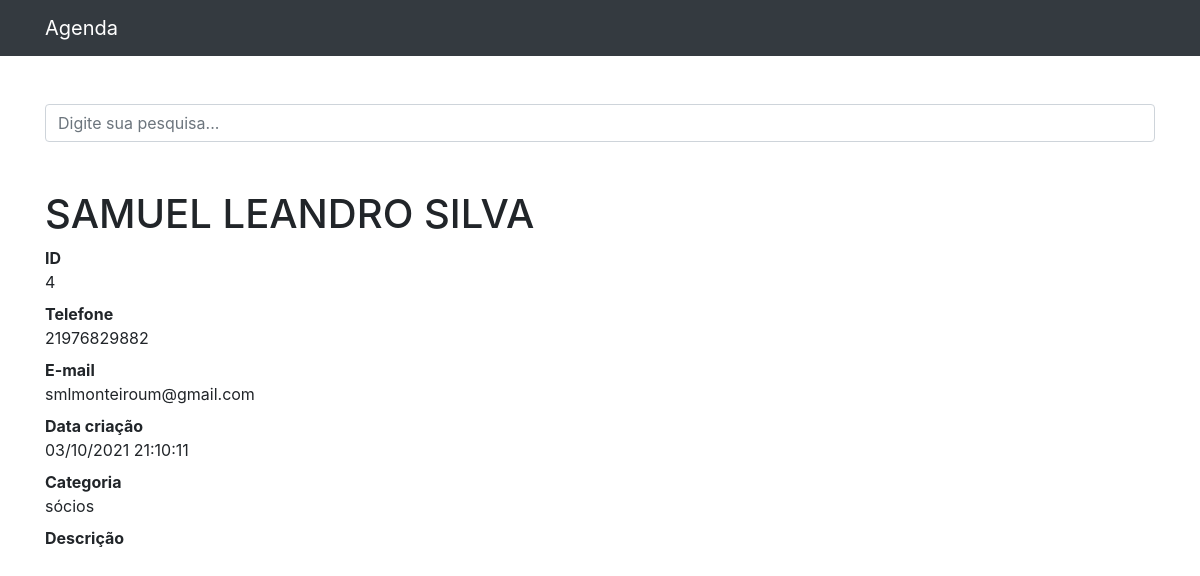
/4, run on the app's committed database.
### contatos/models.py (models this page shows, shortened)
class Contato (models.Model):
    nome = models.CharField(max_length=150)
    sobrenome = models.CharField(max_length=255, blank=True)
    telefone = models.CharField(max_length=255)
    email = models.CharField(max_length=255, blank=True)
    data_criacao = models.DateTimeField(default=timezone.now)
    descricao = models.TextField(blank=True)
    categoria = models.ForeignKey(Categoria, on_delete= DO_NOTHING)
    mostrar = models.BooleanField(default=True)

class Categoria (models.Model):
    nome = models.CharField(max_length=150)
    def __str__(self):
        return self.nome

### contatos/views.py (the view)
# urls.py: path('<int:contato_id>', views.ver_contato,  name='ver_contato'),
def ver_contato(request, contato_id):
	contato = get_object_or_404(Contato, id=contato_id)
	if not contato.mostrar:
		raise Http404()
	return render(request, 'contatos/ver_contato.html',{
		'contato': contato
	})

### contatos/templates/contatos/ver_contato.html (shortened to what this page needs)
{% extends 'base.html' %}
{% block conteudo %}
<h1 class="mt-5">{{ contato.nome }} {{ contato.sobrenome }}</h1>
<dl>
  <dt>ID</dt>
  <dd>{{ contato.id }}</dd>
  <dt>Telefone</dt>
  <dd>{{ contato.telefone }}</dd>
  <dt>E-mail</dt>
  <dd>{{ contato.email }}</dd>
  <dt>Data criação</dt>
  <dd>{{ contato.data_criacao| date:'d/m/Y H:m:s' }}</dd>
  <dt>Categoria</dt>
  <dd>{{ contato.categoria }}</dd>
  <dt>Descrição</dt>
</dl>
{% endblock %}

### data on the page
Contato: nome "SAMUEL LEANDRO", sobrenome "SILVA", id "4", telefone "21976829882", email "smlmonteiroum@gmail.com", data_criacao "03/10/2021 21:10:11", categoria "sócios"
